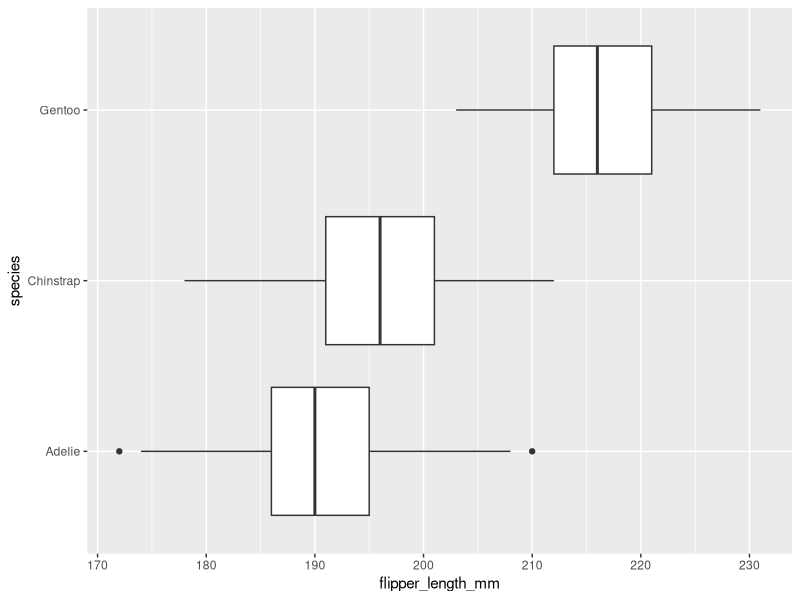
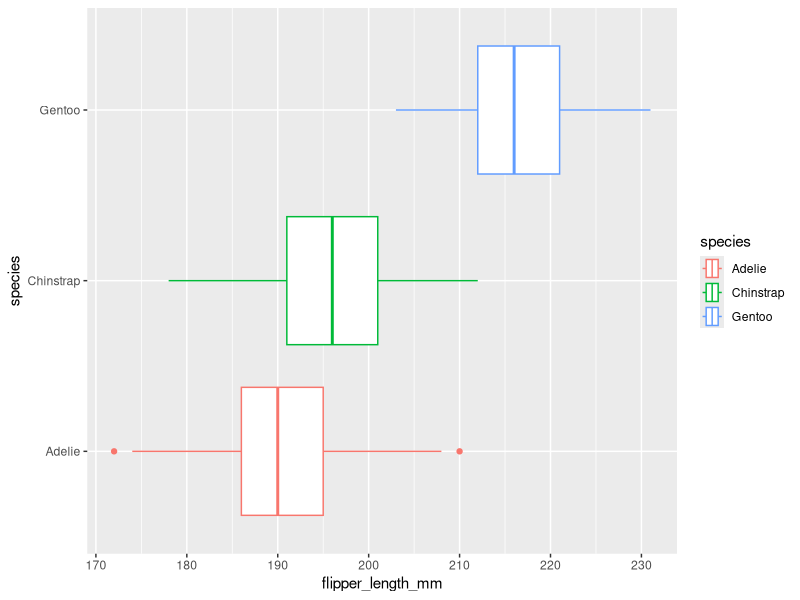
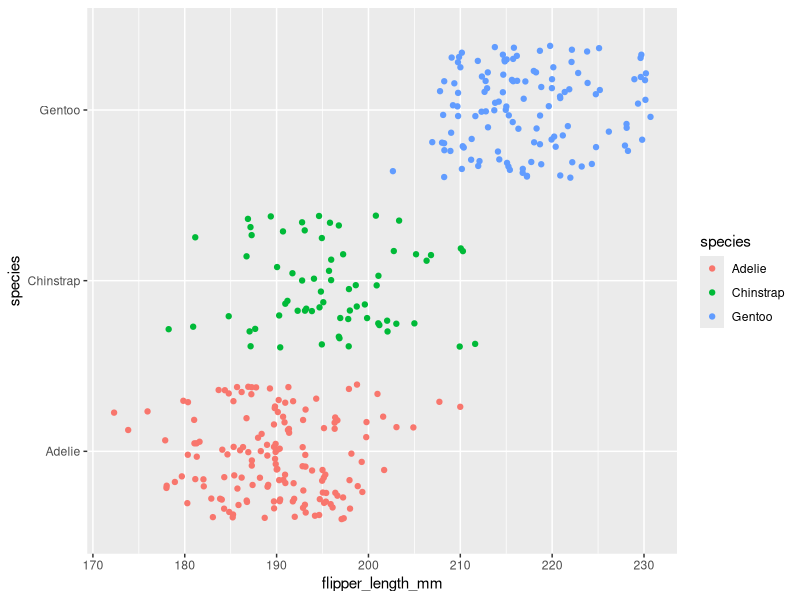
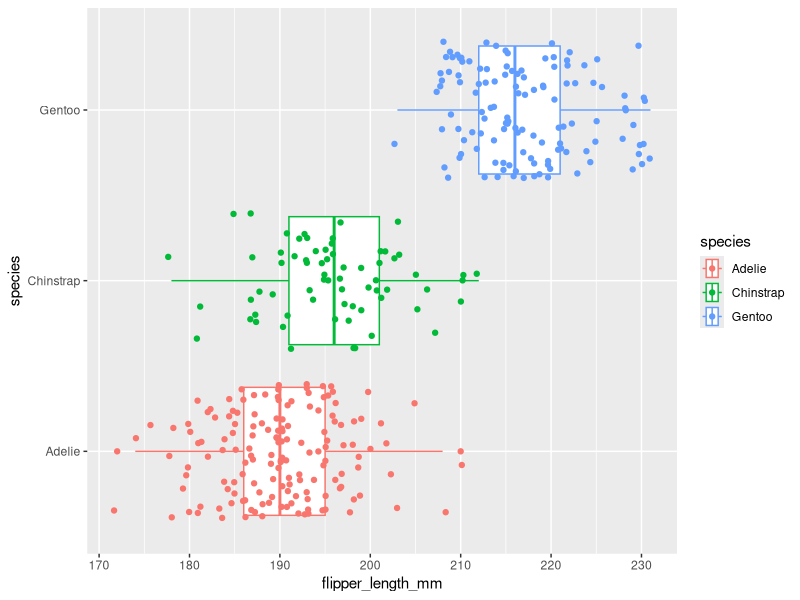
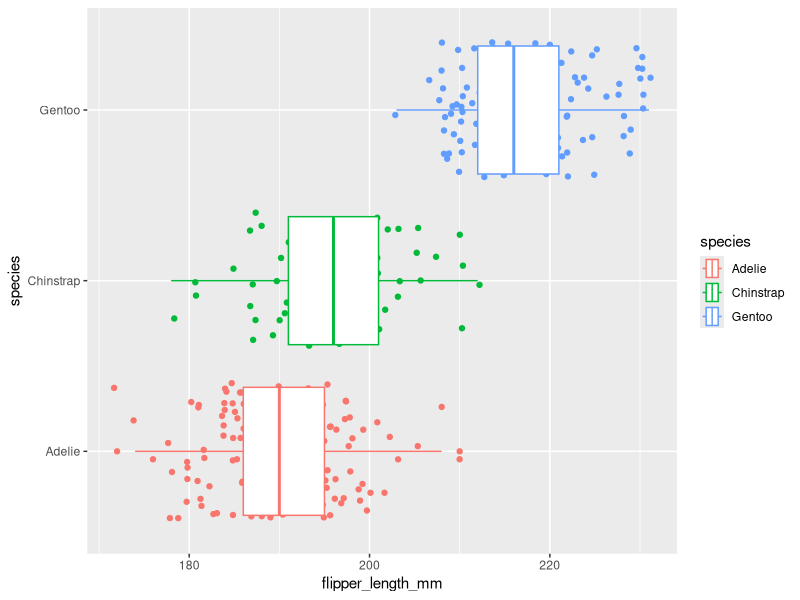
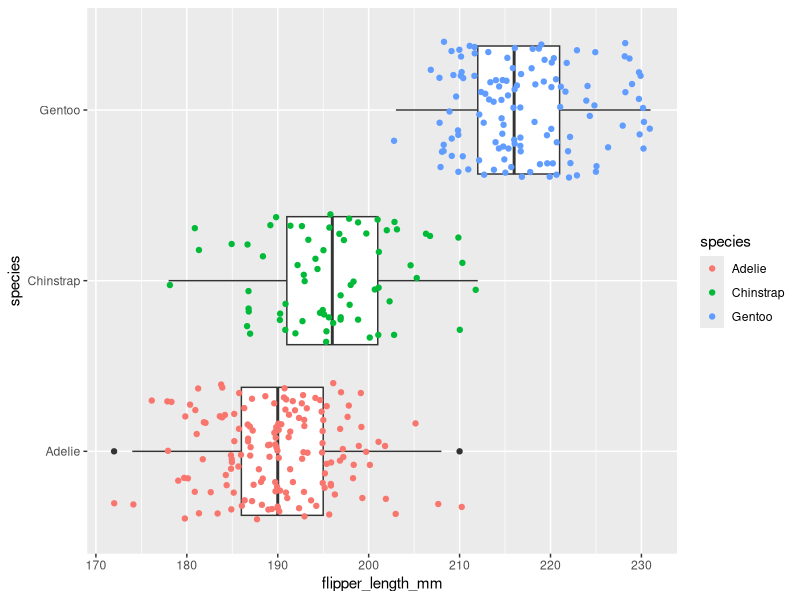
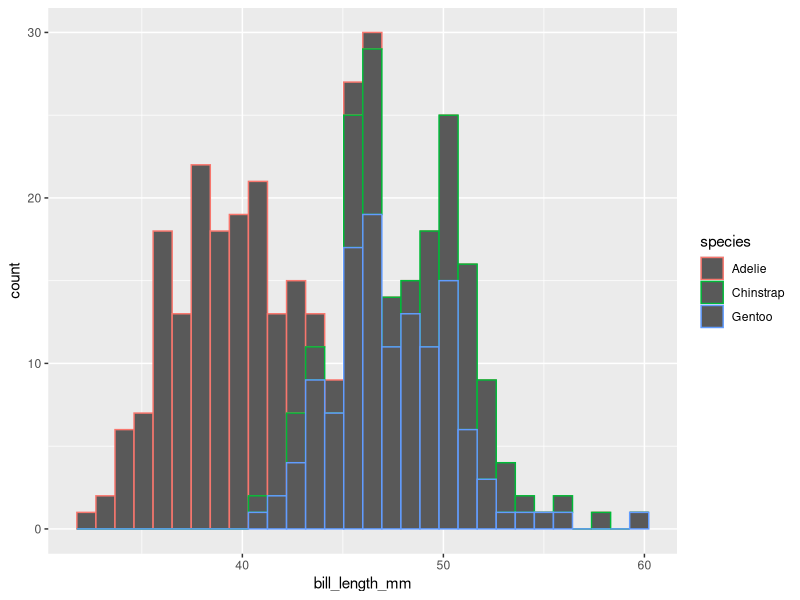
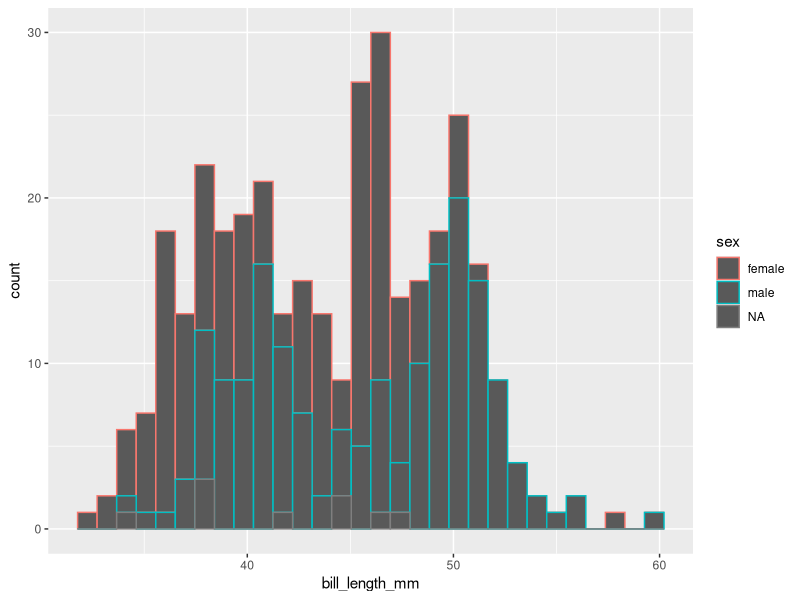

Reproduce these figures in R, in order.
## ---- chunk 1
knitr::opts_chunk$set(error = TRUE)
## ---- chunk 2
library(palmerpenguins)
penguins
## ---- chunk 3
library(ggplot2)
## ---- chunk 4
ggplot(data = penguins, mapping = aes(x = flipper_length_mm, y = species)) +
  geom_boxplot()
## ---- chunk 5
ggplot(data = penguins, mapping = aes(x = flipper_length_mm, y = species, colour = species)) +
  geom_boxplot()
## ---- chunk 6
ggplot(data = penguins, mapping = aes(x = flipper_length_mm, y = species, colour = species)) +
  geom_jitter()
## ---- chunk 7
ggplot(data = penguins, mapping = aes(x = flipper_length_mm, y = species, colour = species)) +
  geom_boxplot()+ geom_jitter()

ggplot(data = penguins, mapping = aes(x = flipper_length_mm, y = species, colour = species)) +
 geom_jitter() + geom_boxplot()
## ---- chunk 8
ggplot(data = penguins) +
  geom_boxplot(mapping = aes(x = flipper_length_mm, y = species))+ geom_jitter(mapping = aes(x = flipper_length_mm, y = species, colour = species))
## ---- chunk 9
ggplot(data = penguins, mapping = aes(x = bill_length_mm, colour = species)) +
  geom_histogram()
## ---- chunk 10
ggplot(data = penguins, mapping = aes(x = bill_length_mm, colour = sex)) +
  geom_histogram()
## ---- chunk 11
ggplot(data = penguins, mapping = aes(x = bill_length_mm, colour = island)) +
  geom_histogram()
## ---- chunk 12

## ---- chunk 13

## ---- chunk 14

